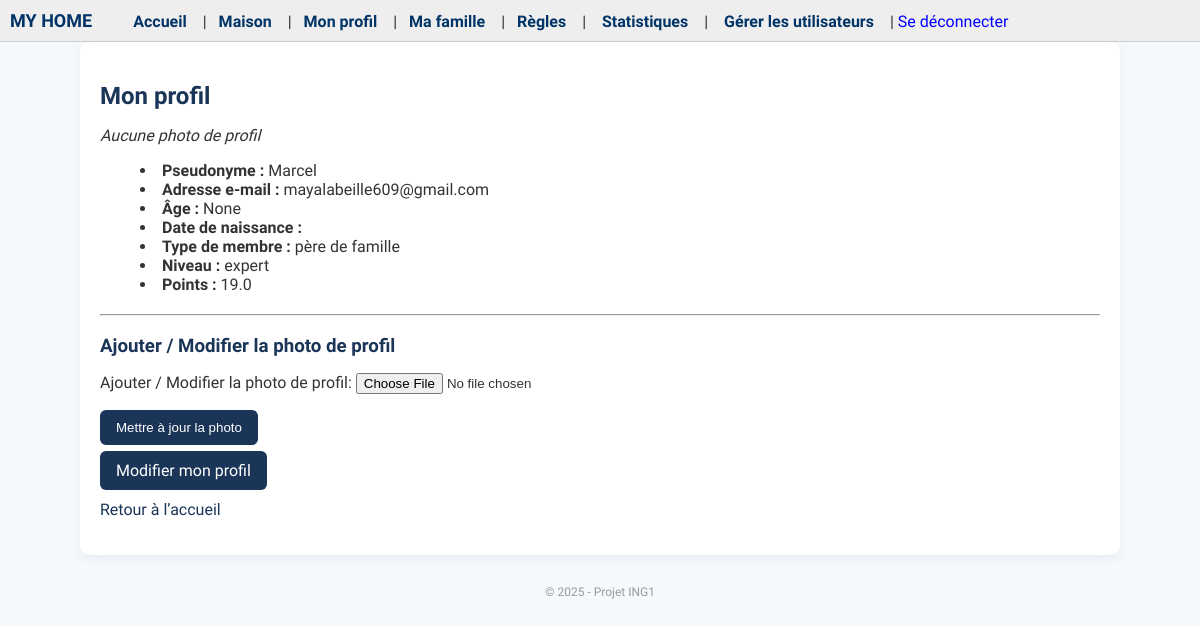
/profil/ (signed in), run on an earlier commit of the app's database.
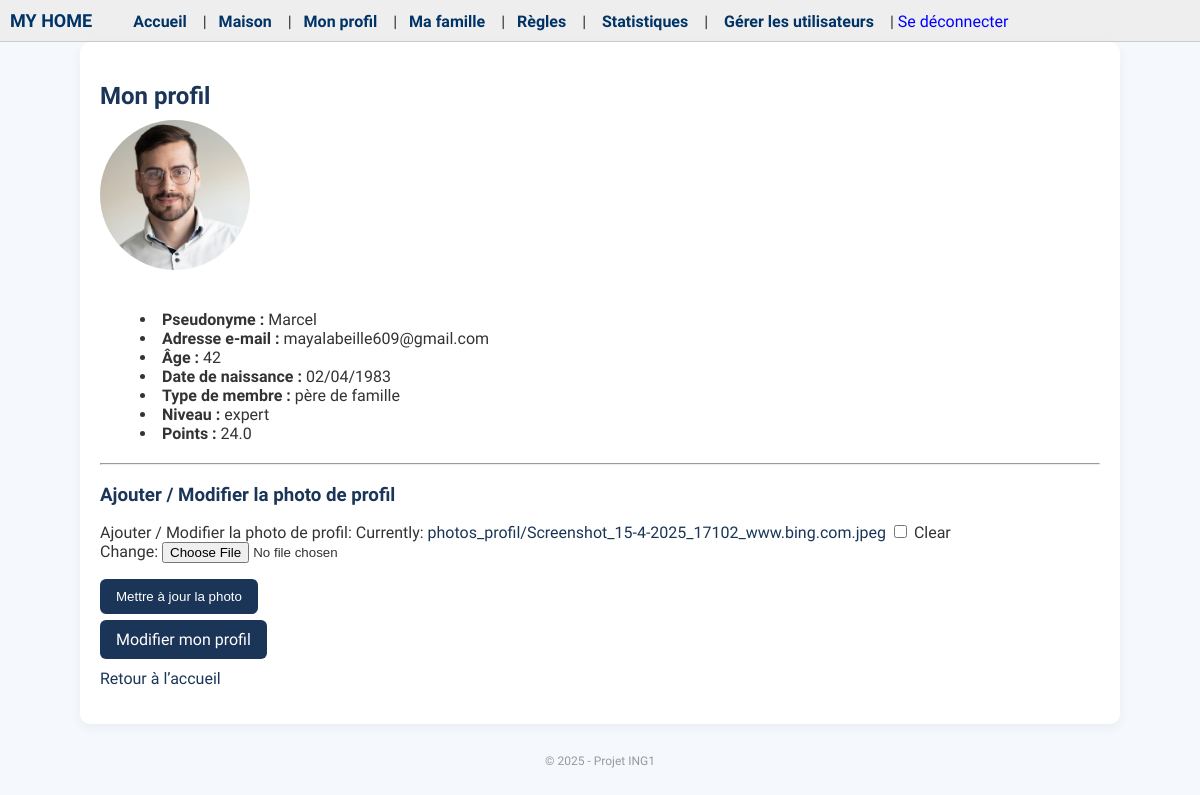
And on a later commit of the database.
### users/models.py (models this page shows, shortened)
class User(AbstractUser):
    age = models.IntegerField(null=True, blank=True)
    birth_date = models.DateField(null=True, blank=True)
    type_membre = models.CharField(max_length=50, null=True, blank=True)
    niveau = models.CharField(max_length=15, default="débutant")
    points = models.FloatField(default=0.0)
    photo = models.ImageField(upload_to='photos_profil/', null=True, blank=True)  #
    est_valide = models.BooleanField(default=False)

### users/views.py (the view)
# urls.py: path('profil/', profil_view, name='profil'),
@login_required
def profil_view(request):
    utilisateur = request.user
    if not utilisateur.is_superuser and not utilisateur.est_valide:
        return render(request, 'en_attente_validation.html')
    form = UpdatePhotoForm(request.POST or None, request.FILES or None, instance=utilisateur)
    if request.method == 'POST' and form.is_valid():
        form.save()
        return redirect('profil')
    return render(request, 'profil.html', {'utilisateur': utilisateur, 'form': form})

### users/forms.py
class UpdatePhotoForm(forms.ModelForm):
    class Meta:
        model = User
        fields = ['photo']
        labels = {
            'photo': "Ajouter / Modifier la photo de profil"
        }

### templates/profil.html (shortened to what this page needs)
{% extends 'base.html' %}
{% block content %}
  <h2>Mon profil</h2>
  {% if utilisateur.photo %}
    <img src="{{ utilisateur.photo.url }}" alt="Photo de profil" style="width: 150px; height: 150px; object-fit: cover; border-radius: 50%; margin-bottom: 20px;">
  {% else %}
    <p><em>Aucune photo de profil</em></p>
  {% endif %}
  <ul>
    <li><strong>Pseudonyme :</strong> {{ utilisateur.username }}</li>
    <li><strong>Adresse e-mail :</strong> {{ utilisateur.email }}</li>
    <li><strong>Âge :</strong> {{ utilisateur.age }}</li>
    <li><strong>Date de naissance :</strong> {{ utilisateur.birth_date|date:"d/m/Y" }}</li>
    <li><strong>Type de membre :</strong> {{ utilisateur.type_membre }}</li>
    <li><strong>Niveau :</strong> {{ utilisateur.niveau }}</li>
    <li><strong>Points :</strong> {{ utilisateur.points }}</li>
  </ul>
  <hr>
  <h3>Ajouter / Modifier la photo de profil</h3>
  <form method="post" enctype="multipart/form-data">
    {{ form.as_p }}
    <button type="submit">Mettre à jour la photo</button>
  </form>
  <p>
    <a href="{% url 'modifier_profil' %}" class="btn btn-secondary">Modifier mon profil</a>
  </p>
  <p style="margin-top: 20px;"><a href="/">Retour à l’accueil</a></p>
{% endblock %}

What changed in the data, as far as the page shows it:
changed User "Marcel": photo: picture added; age "None" → "42"; birth_date (not shown) → "02/04/1983"; points "19.0" → "24.0"
Also different on the page:
form field as_p: (not shown) → "☐"
text no longer shown: "Ajouter / Modifier la photo de profil: Aucune photo de profil"
text now shown: "Ajouter / Modifier la photo de profil: Currently: photos_profil/Screenshot_15-4-2025_17102_www.bing.com.jpeg Clear Change:"
